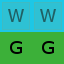

Below is a game level as drawn by its tile map, then a one-line description and the .tmx that defines it (tile-layer data replaced by summaries):
An orthogonal 2x2 tile map with 32x32 px tiles, 3 tile layers (objects, constraints, collision), 6 tilesets.

<map version="1.0" orientation="orthogonal" width="2" height="2" tilewidth="32" tileheight="32">
 <tileset firstgid="1" name="furniture-modern" tilewidth="32" tileheight="32">
  <image source="../maps/graphics/tiles/furniture-modern.png" width="512" height="512" />
 </tileset>
 <tileset firstgid="257" name="furniture-placement" tilewidth="32" tileheight="32">
  <image source="../maps/graphics/tiles/furniture-placement.png" width="64" height="64" />
  <tile id="2">
   <properties>
    <property name="constraint" value="ground" />
   </properties>
  </tile>
  <tile id="3">
   <properties>
    <property name="constraint" value="wall" />
   </properties>
  </tile>
 </tileset>
 <tileset firstgid="261" name="collision" tilewidth="32" tileheight="32">
  <image source="../maps/graphics/tiles/collision.png" width="64" height="32" />
  <tile id="0">
   <properties>
    <property name="collision" value="short" />
   </properties>
  </tile>
 </tileset>
 <tileset firstgid="263" name="furniture-lab" tilewidth="32" tileheight="32">
  <image source="../maps/graphics/tiles/furniture-lab.png" width="512" height="512" />
 </tileset>
 <tileset firstgid="519" name="future-obj3" tilewidth="32" tileheight="32">
  <image source="../image-atlases/future-obj3.png" width="512" height="512" />
 </tileset>
 <tileset firstgid="775" name="future-obj4" tilewidth="32" tileheight="32">
  <image source="../image-atlases/future-obj4.png" width="512" height="512" />
 </tileset>
 <layer name="objects" width="2" height="2">
  <data>[4 cells, 4 non-empty, 4 distinct tile ids]</data>
 </layer>
 <layer name="constraints" width="2" height="2">
  <data>[4 cells, 4 non-empty, 2 distinct tile ids]</data>
 </layer>
 <layer name="collision" width="2" height="2">
  <data>[4 cells, 2 non-empty, 1 distinct tile ids]</data>
 </layer>
</map>
